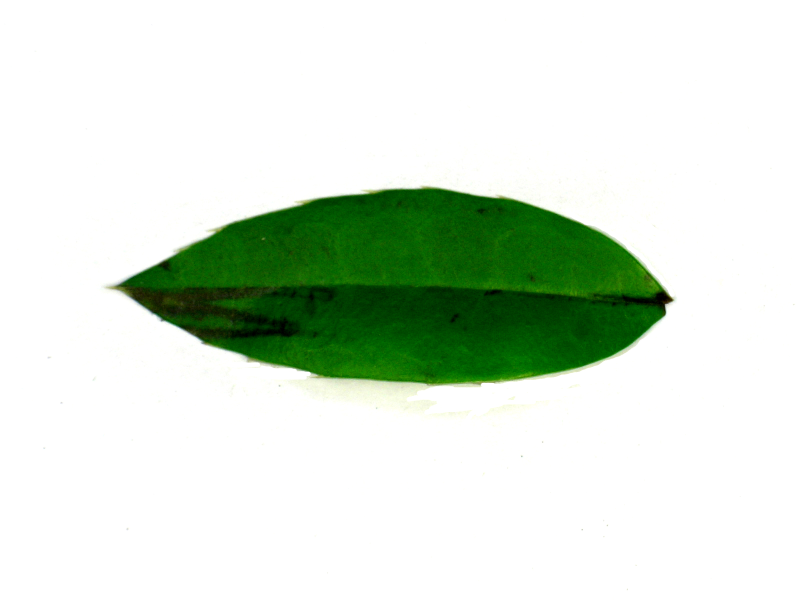
#> input picture leaves_data/10_Berberis_anhweiensis/1563.jpg, 1600 x 1200 px (shown at 1/2 size)
$ python -i preprocess.py   (imports and definitions only)
#> lines starting #> are read from the running program, lines starting #| are printed output that depends on the picture; after the words box and inside, x2 and y2 are one past the last pixel; in counts of white or black regions, pixels touching at a corner belong together
import cv2
import numpy as np
import os
import cv2
import numpy as np
import matplotlib.pyplot as plt

def _fix_contour_orientation(contour: np.ndarray) -> np.ndarray:
    """
    Chuẩn hóa contour về float64, shape (-1,2).
    Đã bỏ:
    - _remove_self_intersections: 0/1907 ảnh Flavia cần (+ mất sub-pixel accuracy)
    - CCW check: OpenCV RETR_EXTERNAL luôn trả CCW (200/200 test)
    - Starting point (argmin x): thừa vì pyefd normalize=True tự chọn starting point
    """
    return np.asarray(contour, dtype=np.float64).reshape(-1, 2)

FIXED_THRESH = 210

def preprocess_leaf(image_path) -> tuple:
    """
    Tiền xử lý ảnh lá trên nền TRẮNG.
    Trả về: (img, contour, gray, mask, leaf_area)
    """
    img = cv2.imread(str(image_path))
#> img is the input picture: shape (1200, 1600, 3); mean B, G, R 213.4, 227.1, 215
    if img is None:
        raise ValueError(f"Không đọc được ảnh: {image_path}")

    gray = cv2.cvtColor(img, cv2.COLOR_BGR2GRAY)
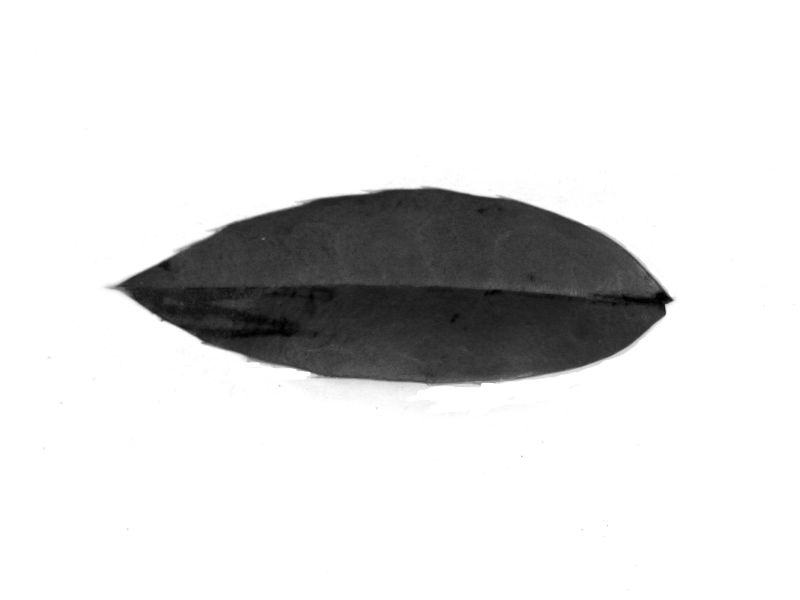
#> gray: shape (1200, 1600) (shown at 1/2 size); min 0, max 255, mean 221.9
    h, w = gray.shape
#> h = 1200; w = 1600

    # ── 1. Blur nhẹ — giảm JPEG artifact trước khi threshold ────────
    gray_blur = cv2.GaussianBlur(gray, (5, 5), 0)

    # ── 2. Ngưỡng cố định — ổn định hơn Otsu với nền trắng chuẩn hóa
    _, binary = cv2.threshold(gray_blur, FIXED_THRESH, 255,
                              cv2.THRESH_BINARY_INV)
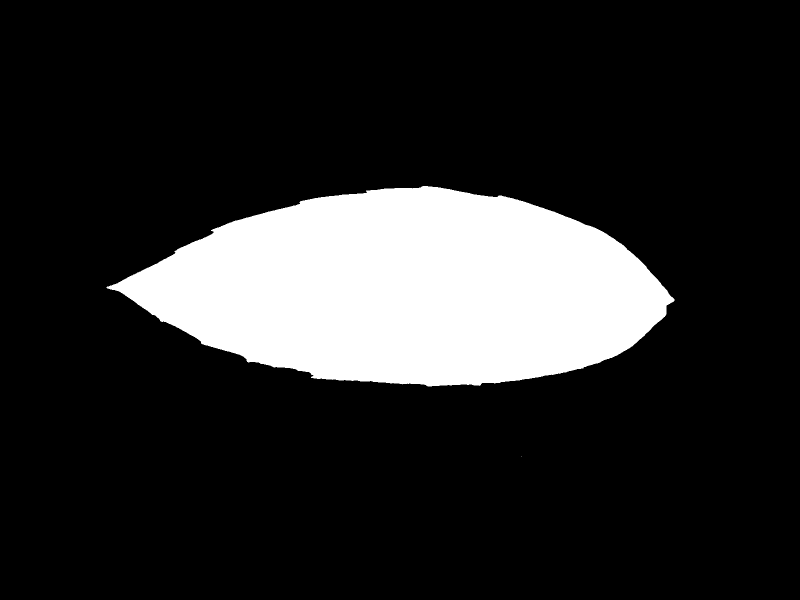
#> binary: shape (1200, 1600) (shown at 1/2 size); 16.4% white; 2 white regions (1 under 20 px), largest, box (x1, y1, x2, y2) and area: (213, 372, 1349, 773) 315155

    # ── 3. Morphology ────────────────────────────────────────────────
    kernel_open  = np.ones((3, 3), np.uint8)   # không xóa cuống lá mỏng
    kernel_close = np.ones((3, 3), np.uint8)   # lấp lỗ hổng nhỏ, không bridge rãnh lá
    binary = cv2.morphologyEx(binary, cv2.MORPH_OPEN,  kernel_open)
#> binary: shape (1200, 1600); 16.4% white; 1 white region, box (x1, y1, x2, y2) and area: (214, 372, 1349, 773) 315135
    binary = cv2.morphologyEx(binary, cv2.MORPH_CLOSE, kernel_close)
#> binary: shape (1200, 1600); 16.4% white; 1 white region

    # ── 4. Lọc contour nhỏ (bóng đổ, vết bẩn) ──────────────────────
    cnts, _ = cv2.findContours(binary, cv2.RETR_EXTERNAL, cv2.CHAIN_APPROX_NONE)
#> cnts = 1 contour; box (x1, y1, x2, y2) and area: (214, 372, 1349, 773) 313970
    if not cnts:
        raise ValueError("Không tìm thấy contour lá")

    min_area      = 0.01 * h * w
#> min_area = 19200
    cnts_filtered = [c for c in cnts if cv2.contourArea(c) > min_area]
#> cnts_filtered has the same summary as cnts
    if not cnts_filtered:
        cnts_filtered = cnts   # fallback

    raw     = max(cnts_filtered, key=cv2.contourArea).squeeze().reshape(-1, 2)
#> raw = 2349 pairs, first value 214 to 1348, second value 372 to 772
    contour = _fix_contour_orientation(raw)
#> contour has the same summary as raw

    # ── 5. Mask ──────────────────────────────────────────────────────
    mask = np.zeros_like(gray)
    cv2.drawContours(mask, [contour.astype(np.int32)], -1, 255, cv2.FILLED)
    mask = cv2.morphologyEx(mask, cv2.MORPH_CLOSE, kernel_close)
    # _fill_holes bỏ: 0/1907 ảnh Flavia có lỗ hổng bên trong lá

    # ── 6. Validate ──────────────────────────────────────────────────
    leaf_area = int((mask > 0).sum())
#> leaf_area = 315146

    if leaf_area < 500:
        raise ValueError(f"Vùng lá quá nhỏ ({leaf_area} px)")

    ratio = leaf_area / (h * w)
#> ratio = 0.164
    if ratio < 0.05:
        raise ValueError(
            f"Lá quá nhỏ so với ảnh ({ratio:.1%}) — kiểm tra lại ảnh hoặc nền")
    if ratio > 0.90:
        raise ValueError(
            f"Vùng lá chiếm {ratio:.1%} — có thể nền không đủ trắng "
            f"(thử tăng FIXED_THRESH)")

    return img, contour, gray, mask, leaf_area

>>> result = preprocess_leaf('../../leaves_data/10_Berberis_anhweiensis/1563.jpg')
#> result = 5 items

$ run again, on leaves_data/10_Berberis_anhweiensis/1569.jpg
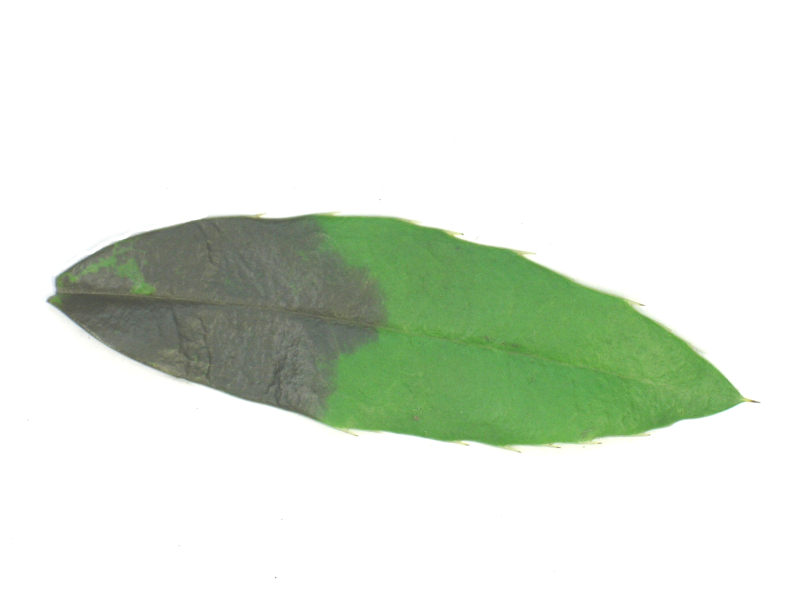
#> input picture leaves_data/10_Berberis_anhweiensis/1569.jpg, 1600 x 1200 px (shown at 1/2 size)
#> in preprocess_leaf, img is the input picture: shape (1200, 1600, 3); mean B, G, R 218.4, 230.1, 221.8
#> in preprocess_leaf, `gray = cv2.cvtColor(img, cv2.COLOR_BGR2GRAY)`:
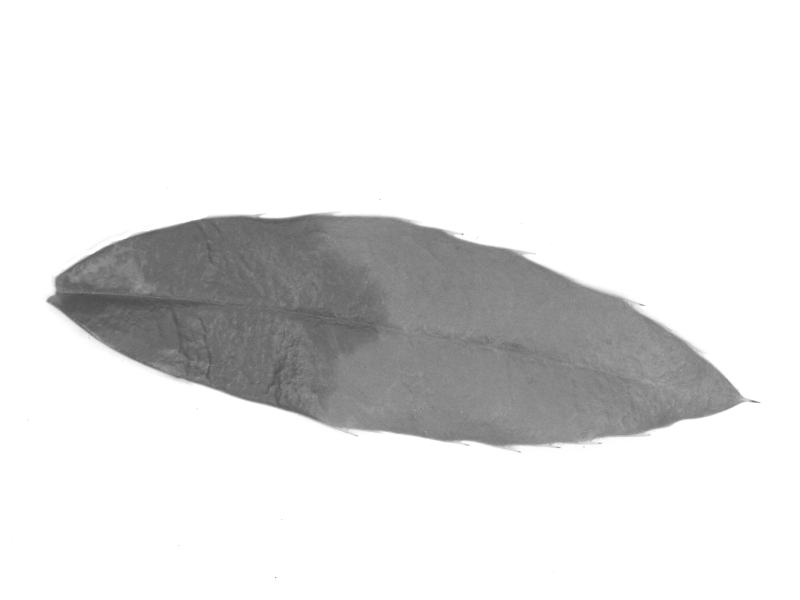
#> gray: shape (1200, 1600) (shown at 1/2 size); min 73, max 255, mean 226.3
#> in preprocess_leaf, `_, binary = cv2.threshold(gray_blur, FIXED_THRESH, 255, cv2.THRESH_BIN..`:
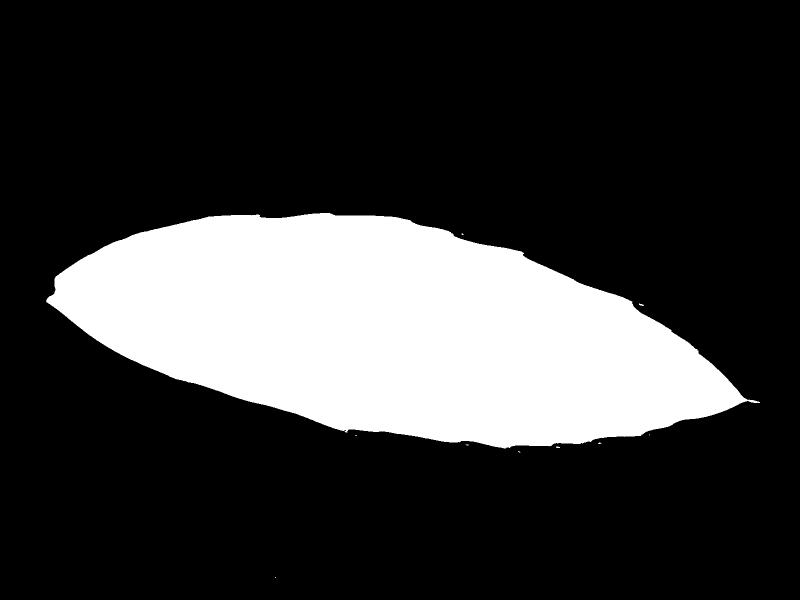
#> binary: shape (1200, 1600) (shown at 1/2 size); 22.4% white; 10 white regions (7 under 20 px), largest, box (x1, y1, x2, y2) and area: (92, 426, 1520, 897) 429734, (1278, 607, 1288, 612) 28, (1112, 893, 1120, 896) 20
#> cnts = 4 contours, 3 with area under 20; largest, box (x1, y1, x2, y2) and area: (93, 426, 1518, 897) 428250
#> cnts_filtered = 1 contour; box (x1, y1, x2, y2) and area: (93, 426, 1518, 897) 428250
#> raw = 2926 pairs, first value 93 to 1517, second value 426 to 896
#> contour has the same summary as raw
#> mask: shape (1200, 1600); 22.4% white; 1 white region, box (x1, y1, x2, y2) and area: (93, 426, 1518, 897) 429714
#> leaf_area = 429714
#> ratio = 0.224
#> result = 5 items

$ run again, on leaves_data/10_Berberis_anhweiensis/1576.jpg
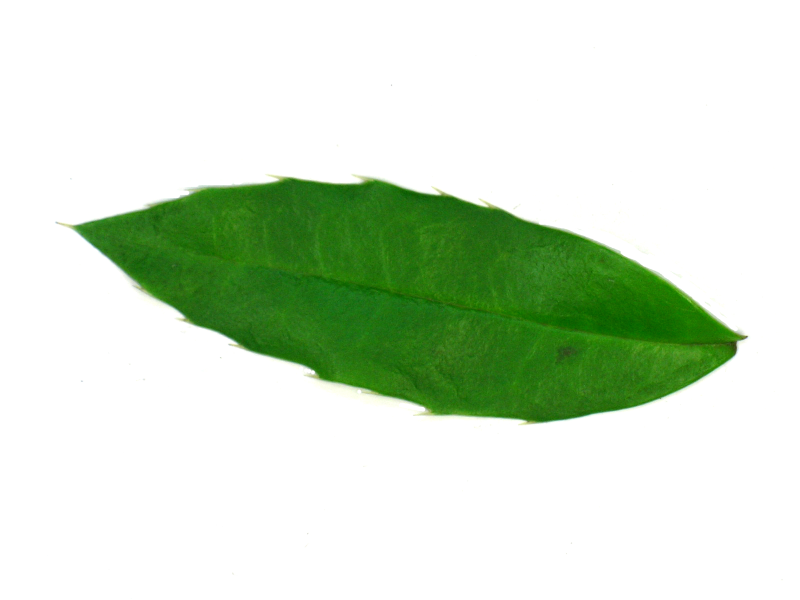
#> input picture leaves_data/10_Berberis_anhweiensis/1576.jpg, 1600 x 1200 px (shown at 1/2 size)
#> in preprocess_leaf, img is the input picture: shape (1200, 1600, 3); mean B, G, R 204.5, 225.4, 209.6
#> in preprocess_leaf, `gray = cv2.cvtColor(img, cv2.COLOR_BGR2GRAY)`:
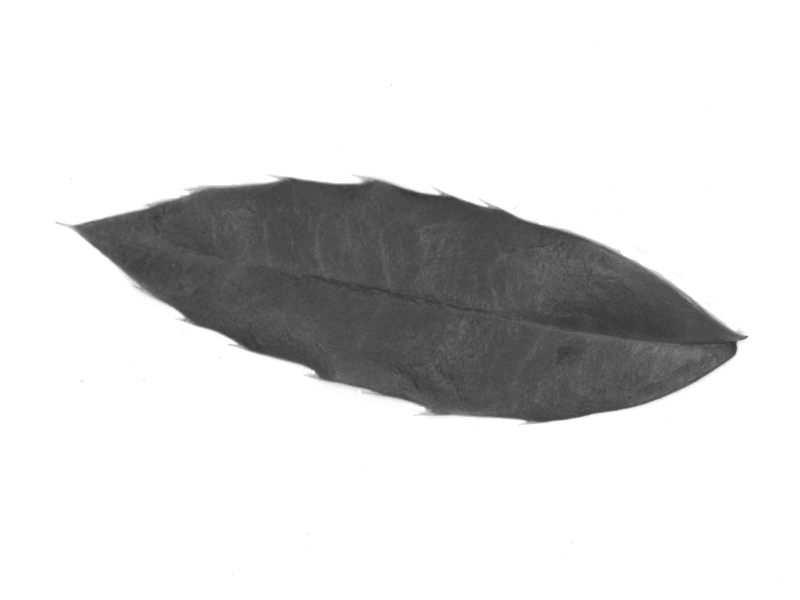
#> gray: shape (1200, 1600) (shown at 1/2 size); min 42, max 255, mean 218.2
#> in preprocess_leaf, `_, binary = cv2.threshold(gray_blur, FIXED_THRESH, 255, cv2.THRESH_BIN..`:
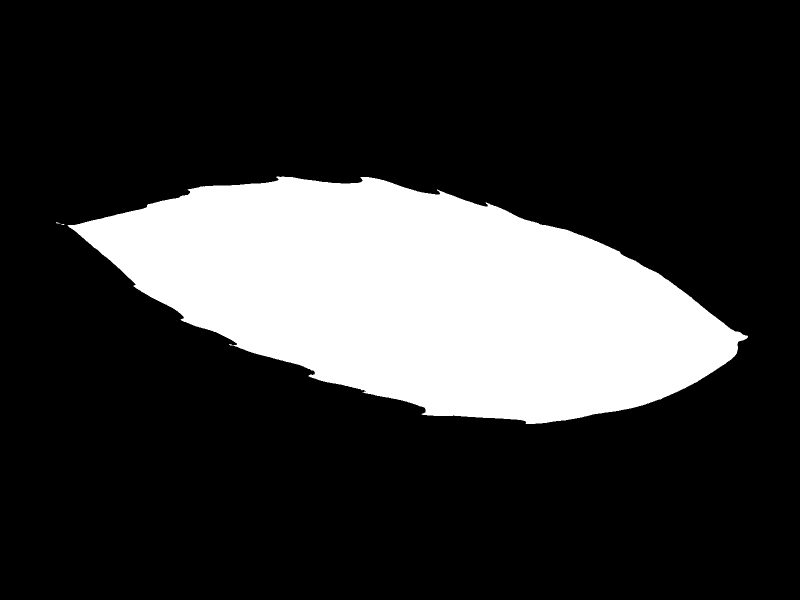
#> binary: shape (1200, 1600) (shown at 1/2 size); 21.3% white; 3 white regions (2 under 20 px), largest, box (x1, y1, x2, y2) and area: (135, 353, 1496, 848) 409875
#> cnts = 1 contour; box (x1, y1, x2, y2) and area: (137, 353, 1496, 848) 408383
#> cnts_filtered has the same summary as cnts
#> raw = 2884 pairs, first value 137 to 1495, second value 353 to 847
#> contour has the same summary as raw
#> leaf_area = 409826
#> ratio = 0.213
#> result = 5 items
